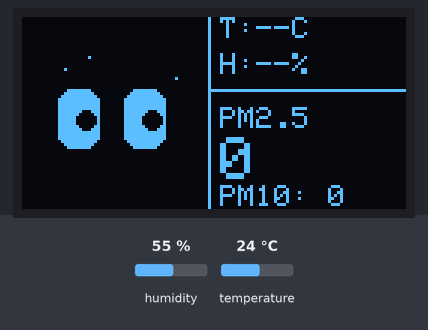
Recording of a sketch running on a simulated ESP8266 (NodeMCU). On the bench: 128×64 one-colour display. Inputs (shaded band) come from the test bench; at power-on: humidity 55 %, temperature 24 °C. WiFi joins after 1.5 s; servers stay silent unless stated; random numbers use the default seed unless the sketch sets one.

Above: at 2.8 s.
2.9 s: humidity set to 88 %
At 5.15 s:
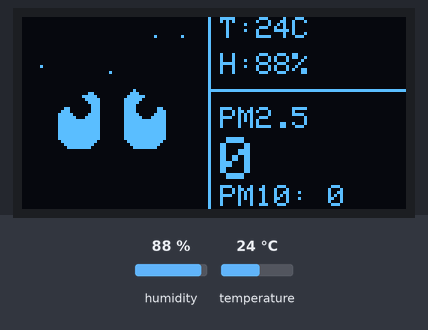
6.4 s: humidity set to 84 %
9.2 s: temperature set to 12 °C
At 12.76 s:
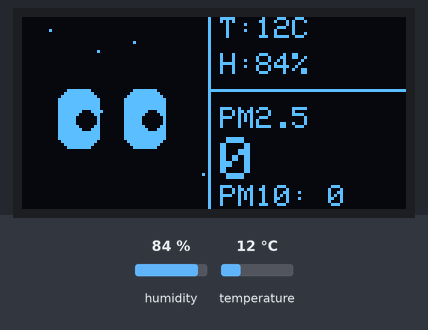
14.1 s: temperature set to 19 °C
At 15.23 s:
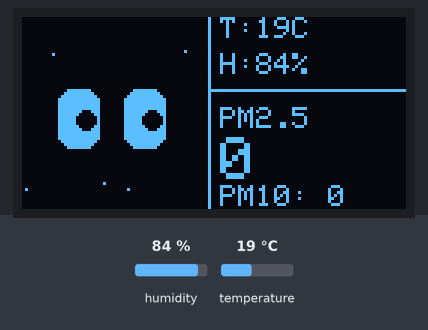
Timing chart, 0 to 16.9 s (numbered marks = the images above; inputs shaded):
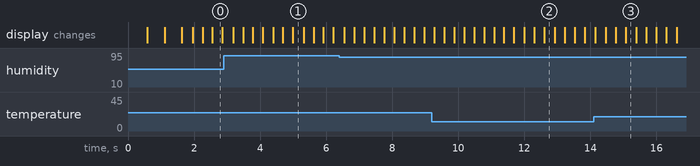

The sketch:

yeah.ino
```cpp
#include <ESP8266WiFi.h>
#include <SoftwareSerial.h>
#include <Wire.h>
#include <Adafruit_GFX.h>
#include <Adafruit_SSD1306.h>
#include <DHT.h>
#include "ThingSpeak.h" // <--- NEW LIBRARY

// ================= WIFI CONFIGURATION =================
const char* ssid = "Beastie";      // <--- CHANGE THIS
const char* password = "priyanshu@2004"; // <--- CHANGE THIS

// ================= THINGSPEAK CONFIGURATION =================
unsigned long myChannelNumber = 3239197;    // <--- CHANGE THIS (Your Channel ID)
const char * myWriteAPIKey = "ZVN2NO7ZBNH86UCO";   // <--- CHANGE THIS (Your Write API Key)

// ================= HARDWARE CONFIG =================
#define PMS_RX D5
#define PMS_TX D6
#define DHTPIN D7
#define DHTTYPE DHT11
#define SCREEN_WIDTH 128
#define SCREEN_HEIGHT 64

// ================= OBJECTS =================
SoftwareSerial pmsSerial(PMS_RX, PMS_TX);
DHT dht(DHTPIN, DHTTYPE);
Adafruit_SSD1306 display(SCREEN_WIDTH, SCREEN_HEIGHT, &Wire, -1);
WiFiClient  client; // WiFi Object

// ================= GLOBAL VARIABLES =================
float lastTemp = 0.0;
float lastHum = 0.0;
bool firstReadingDone = false;

int rawPM25 = 0;
int rawPM10 = 0;
int actualAQI = 0;
int correctedAQI = 0;

struct pms5003data {
  uint16_t pm25_env;
  uint16_t pm100_env;
};
struct pms5003data data;

// Background Stars
const int numStars = 10;
int starX[numStars];
int starY[numStars];
int starSpeed[numStars];

// Timers
unsigned long lastFrameTime = 0;
unsigned long lastDHTTime = 0;
unsigned long lastSwitchTime = 0;
unsigned long lastWiFiTime = 0; // Timer for Cloud Upload
bool showScreen1 = true;

// Eye Animation State
unsigned long lastBlinkTime = 0;
int blinkState = 0;
long nextBlinkInterval = 3000;

// --- EMOJI BITMAPS ---
const unsigned char maskFace [] PROGMEM = {
  0x07, 0xE0, 0x18, 0x18, 0x20, 0x04, 0x40, 0x02, 0x42, 0x42, 0x80, 0x01, 0x80, 0x01, 0x80, 0x01,
  0x80, 0x01, 0xFF, 0xFF, 0x80, 0x01, 0x8A, 0x51, 0x40, 0x02, 0x20, 0x04, 0x18, 0x18, 0x07, 0xE0
};
const unsigned char happyFace [] PROGMEM = {
  0x07, 0xE0, 0x18, 0x18, 0x20, 0x04, 0x46, 0x62, 0x46, 0x62, 0x80, 0x01, 0x80, 0x01, 0x80, 0x01,
  0x84, 0x21, 0x82, 0x41, 0x41, 0x82, 0x40, 0x02, 0x20, 0x04, 0x18, 0x18, 0x07, 0xE0, 0x00, 0x00
};
const unsigned char hotFace [] PROGMEM = {
  0x07, 0xE0, 0x18, 0x38, 0x20, 0x44, 0x42, 0x42, 0x42, 0x42, 0x80, 0x01, 0x80, 0x01, 0x80, 0x21,
  0x83, 0xC1, 0x84, 0x21, 0x48, 0x12, 0x48, 0x12, 0x20, 0x04, 0x18, 0x18, 0x07, 0xE0, 0x00, 0x00
};
const unsigned char coldFace [] PROGMEM = {
  0x07, 0xE0, 0x18, 0x18, 0x24, 0x24, 0x42, 0x42, 0x42, 0x42, 0x80, 0x01, 0x80, 0x01, 0x8A, 0xA1,
  0x85, 0x51, 0x8A, 0xA1, 0x40, 0x02, 0x40, 0x02, 0x20, 0x04, 0x18, 0x18, 0x07, 0xE0, 0x00, 0x00
};
const unsigned char* emojiArray[4] = {maskFace, happyFace, hotFace, coldFace};

// ================= HELPER FUNCTIONS =================
int calculateIndianAQI(int pm25) {
  if (pm25 < 0) pm25 = 0;
  if (pm25 > 999) pm25 = 999;
  if (pm25 <= 30)  return map(pm25, 0, 30, 0, 50);
  if (pm25 <= 60)  return map(pm25, 30, 60, 51, 100);
  if (pm25 <= 90)  return map(pm25, 60, 90, 101, 200);
  if (pm25 <= 120) return map(pm25, 90, 120, 201, 300);
  if (pm25 <= 250) return map(pm25, 120, 250, 301, 400);
  int aqi = map(pm25, 250, 380, 401, 500);
  if (aqi > 500) return 500;
  return aqi;
}

boolean readPMSdata(Stream *s) {
  if (!s->available()) return false;
  while (s->available() && s->peek() != 0x42) { s->read(); }
  if (s->available() < 32) return false;
  uint8_t buf[32];
  s->readBytes(buf, 32);
  if (buf[1] != 0x4D) return false;
  uint16_t calcChecksum = 0;
  for (uint8_t i = 0; i < 30; i++) calcChecksum += buf[i];
  uint16_t sentChecksum = makeWord(buf[30], buf[31]);
  if (calcChecksum != sentChecksum) return false;
  data.pm25_env = makeWord(buf[12], buf[13]);
  data.pm100_env = makeWord(buf[14], buf[15]);
  return true;
}

// ================= GRAPHICS =================
void drawBaseEyes() {
  display.fillRoundRect(12, 24, 14, 20, 5, WHITE);
  display.fillRoundRect(34, 24, 14, 20, 5, WHITE);
}
void drawHappyEyes() {
  drawBaseEyes();
  display.fillCircle(21, 34, 3, BLACK);
  display.fillCircle(43, 34, 3, BLACK);
}
void drawBlinkEyes() {
  display.fillRect(12, 32, 14, 4, WHITE);
  display.fillRect(34, 32, 14, 4, WHITE);
}
void drawAngryEyes() {
  drawBaseEyes();
  display.fillCircle(19, 30, 3, BLACK);
  display.fillCircle(41, 30, 3, BLACK);
  display.fillTriangle(10, 20, 28, 20, 10, 32, BLACK);
  display.fillTriangle(50, 20, 32, 20, 50, 32, BLACK);
}

void animateEyes(bool isBadAir) {
  unsigned long currentMillis = millis();
  if (blinkState == 0) {
      if (currentMillis - lastBlinkTime >= nextBlinkInterval) {
        blinkState = 1;
        lastBlinkTime = currentMillis;
      }
  } else {
      if (currentMillis - lastBlinkTime >= 200) {
        blinkState = 0;
        lastBlinkTime = currentMillis;
        nextBlinkInterval = random(2000, 6000);
      }
  }
  if (blinkState == 1) drawBlinkEyes();
  else {
      if (isBadAir) drawAngryEyes();
      else drawHappyEyes();
  }
}

void animateBackground() {
  for(int i=0; i<numStars; i++) {
    display.drawPixel(starX[i], starY[i], WHITE);
    starX[i] -= starSpeed[i];
    if(starX[i] < 0) {
      starX[i] = SCREEN_WIDTH;
      starY[i] = random(0, SCREEN_HEIGHT);
    }
  }
}

void drawCountdown() {
  unsigned long passed = millis() - lastSwitchTime;
  int secondsLeft = 5 - (passed / 1000);
  if(secondsLeft < 1) secondsLeft = 1;
  if(secondsLeft > 5) secondsLeft = 5;
  display.setTextSize(1);
  display.setTextColor(WHITE);
  display.setCursor(0, 56);
  display.print(secondsLeft);
  display.drawCircle(3, 59, 6, WHITE);
}

// ================= SETUP =================
void setup() {
  Serial.begin(9600);
  pmsSerial.begin(9600);
  dht.begin();

  if (!display.begin(SSD1306_SWITCHCAPVCC, 0x3C)) while(1);

  // --- CONNECT TO WIFI ---
  display.clearDisplay();
  display.setTextSize(1);
  display.setTextColor(WHITE);
  display.setCursor(0, 20);
  display.print("Connecting to:");
  display.setCursor(0, 35);
  display.print(ssid);
  display.display();

  WiFi.mode(WIFI_STA);
  WiFi.begin(ssid, password);

  // Wait for connection (max 10 seconds, don't block forever)
  int attempts = 0;
  while (WiFi.status() != WL_CONNECTED && attempts < 20) {
    delay(500);
    display.print(".");
    display.display();
    attempts++;
  }

  ThingSpeak.begin(client);  // Initialize ThingSpeak

  // Init Stars
  randomSeed(analogRead(0));
  for(int i=0; i<numStars; i++) {
    starX[i] = random(0, SCREEN_WIDTH);
    starY[i] = random(0, SCREEN_HEIGHT);
    starSpeed[i] = random(1, 2);
  }

  lastSwitchTime = millis();
  lastDHTTime = millis();
}

// ================= LOOP =================
void loop() {
  unsigned long now = millis();

  // --- 1. PMS SENSOR ---
  if (readPMSdata(&pmsSerial)) {
    rawPM25 = data.pm25_env;
    rawPM10 = data.pm100_env;
    if(rawPM25 > 999) rawPM25 = 999;

    actualAQI = calculateIndianAQI(rawPM25);
    int humEffect = 0;
    if (firstReadingDone && lastHum > 30.0) {
       humEffect = (int)((lastHum - 30.0) * 0.33);
    }
    int tempAdj = 0;
    if (firstReadingDone) {
      tempAdj = (int)((lastTemp - 25.0) * 0.5);
    }
    correctedAQI = actualAQI - humEffect + tempAdj;
    if (correctedAQI < 0) correctedAQI = 0;
    if (correctedAQI > 500) correctedAQI = 500;
    if (correctedAQI == actualAQI && actualAQI > 10) correctedAQI = actualAQI - 2;
  }

  // --- 2. DHT SENSOR ---
  if (now - lastDHTTime >= 2500) {
    lastDHTTime = now;
    float h = dht.readHumidity();
    float t = dht.readTemperature();
    if (!isnan(h) && h > 0 && h <= 100) {
      lastHum = h;
      firstReadingDone = true;
    }
    if (!isnan(t) && t > -50 && t < 100) {
      lastTemp = t;
      firstReadingDone = true;
    }
  }

  // --- 3. UPLOAD TO CLOUD (Every 20 Seconds) ---
  if (now - lastWiFiTime >= 20000) { // 20000ms = 20s
    if (WiFi.status() == WL_CONNECTED) {
      // Set the 4 fields
      ThingSpeak.setField(1, rawPM25);      // Field 1: PM2.5
      ThingSpeak.setField(2, correctedAQI); // Field 2: AQI
      ThingSpeak.setField(3, lastTemp);     // Field 3: Temp
      ThingSpeak.setField(4, lastHum);      // Field 4: Humidity

      // Send data
      int x = ThingSpeak.writeFields(myChannelNumber, myWriteAPIKey);

      // Update Timer
      lastWiFiTime = now;
    }
  }

  // --- 4. SCREEN TOGGLE ---
  if (now - lastSwitchTime >= 5000) {
    lastSwitchTime = now;
    showScreen1 = !showScreen1;
  }

  // --- 5. DRAW FRAME (30FPS) ---
  if (now - lastFrameTime >= 33) {
    lastFrameTime = now;
    display.clearDisplay();
    animateBackground();

    // Tiny WiFi Icon in corner
    if (WiFi.status() == WL_CONNECTED) {
       display.fillCircle(124, 4, 2, WHITE); // Dot shows connected
    }

    if (showScreen1) {
      bool isBadAir = (rawPM25 > 60 || lastHum > 85);
      animateEyes(isBadAir);
      display.fillRect(62, 0, 66, 64, BLACK);
      display.drawLine(62, 0, 62, 64, WHITE);
      display.setTextColor(WHITE);
      display.setTextSize(1);
      display.setCursor(66, 0); display.print("T:");
      if(firstReadingDone) display.print((int)lastTemp); else display.print("--");
      display.print("C");
      display.setCursor(66, 12); display.print("H:");
      if(firstReadingDone) display.print((int)lastHum); else display.print("--");
      display.print("%");
      display.drawLine(62, 24, 128, 24, WHITE);
      display.setCursor(66, 30); display.print("PM2.5");
      display.setTextSize(2);
      display.setCursor(66, 40); display.print(rawPM25);
      display.setTextSize(1);
      display.setCursor(66, 56); display.print("PM10: "); display.print(rawPM10);
    }
    else {
      display.setTextColor(WHITE);
      display.setTextSize(1);
      display.setCursor(0,0); display.print("0");
      display.setCursor(110,0); display.print("500");
      display.drawRect(0, 10, 128, 8, WHITE);
      int barW = map(correctedAQI, 0, 500, 0, 126);
      if(barW > 126) barW = 126;
      display.fillRect(2, 12, barW, 4, WHITE);
      display.setCursor(0, 25); display.print("ACTUAL RAW:"); display.print(actualAQI);
      display.setCursor(0, 42); display.print("REAL AQI:");
      display.fillRect(55, 36, 73, 24, WHITE);
      display.setTextColor(BLACK);
      display.setTextSize(2);
      if(correctedAQI < 10) display.setCursor(80, 40);
      else if(correctedAQI < 100) display.setCursor(75, 40);
      else display.setCursor(65, 40);
      display.print(correctedAQI);
    }

    display.display();
  }
}
```
